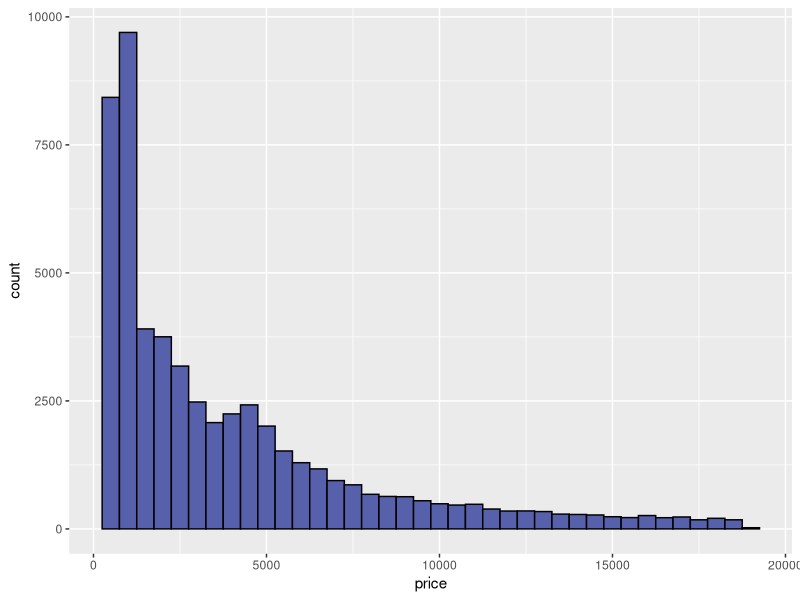
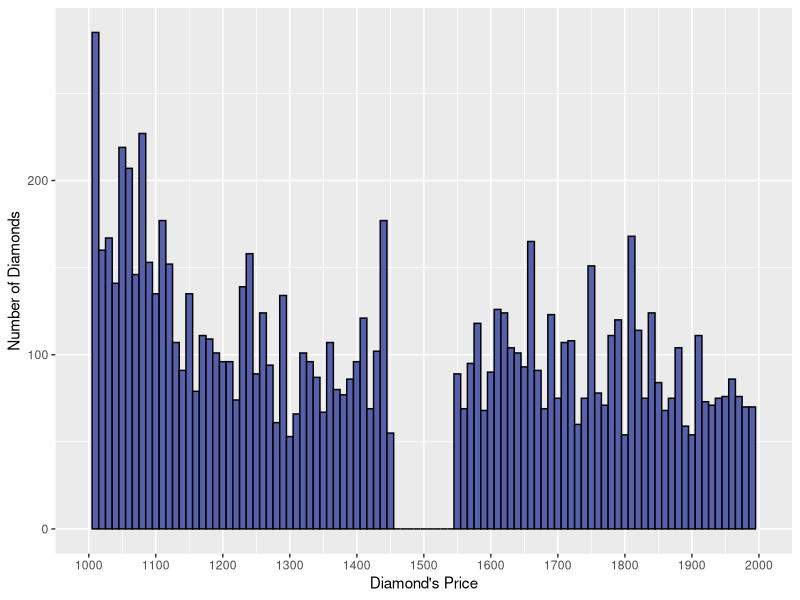
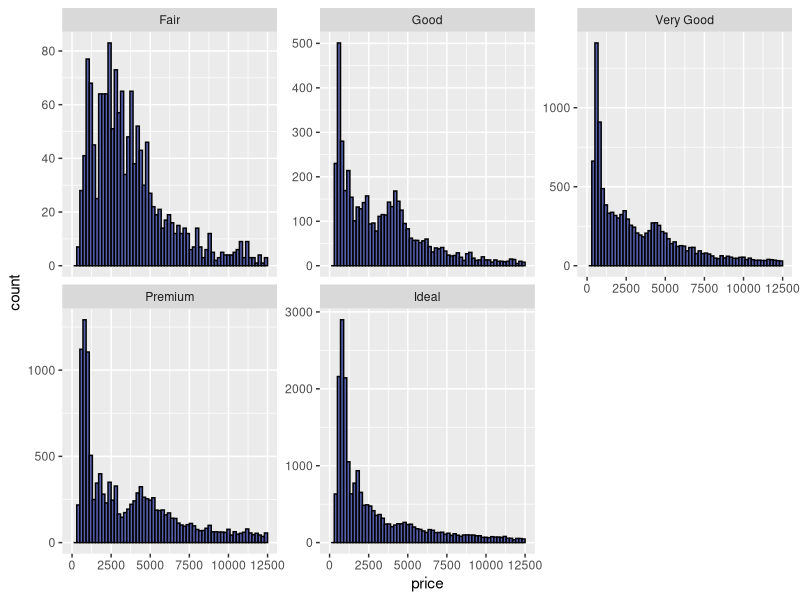
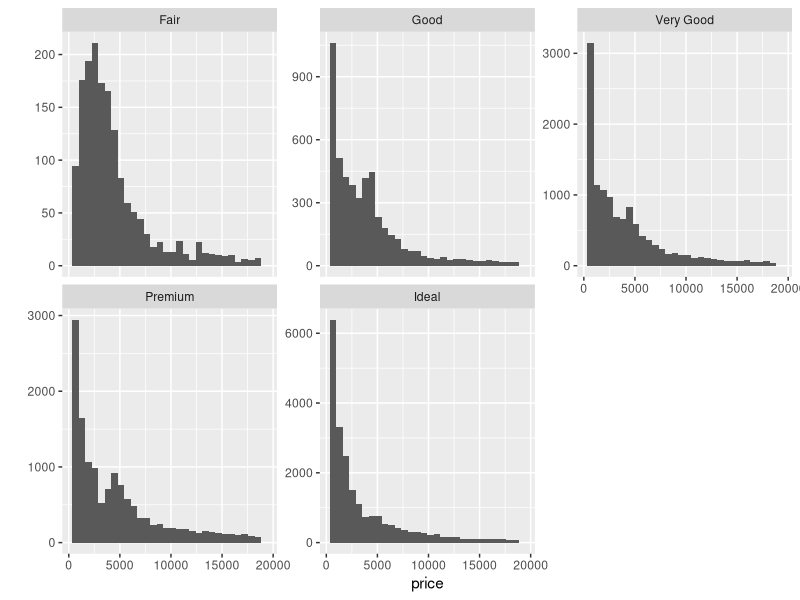
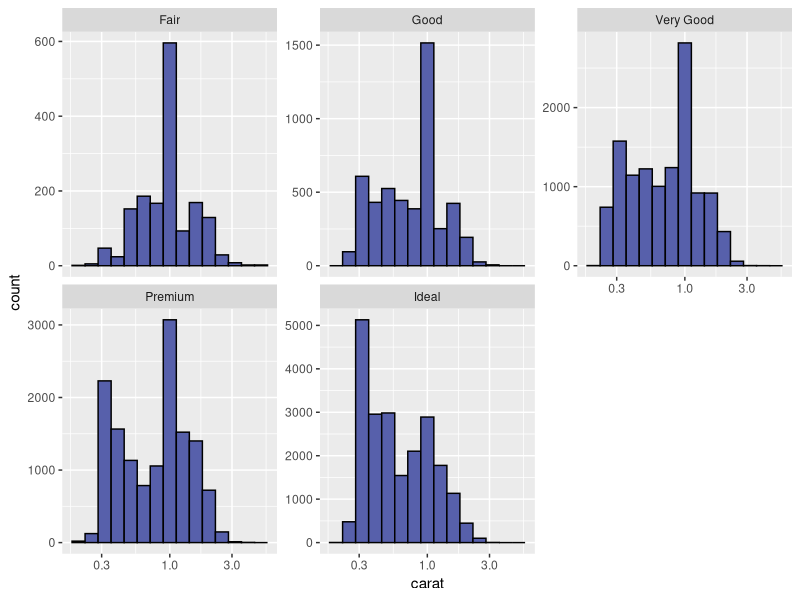
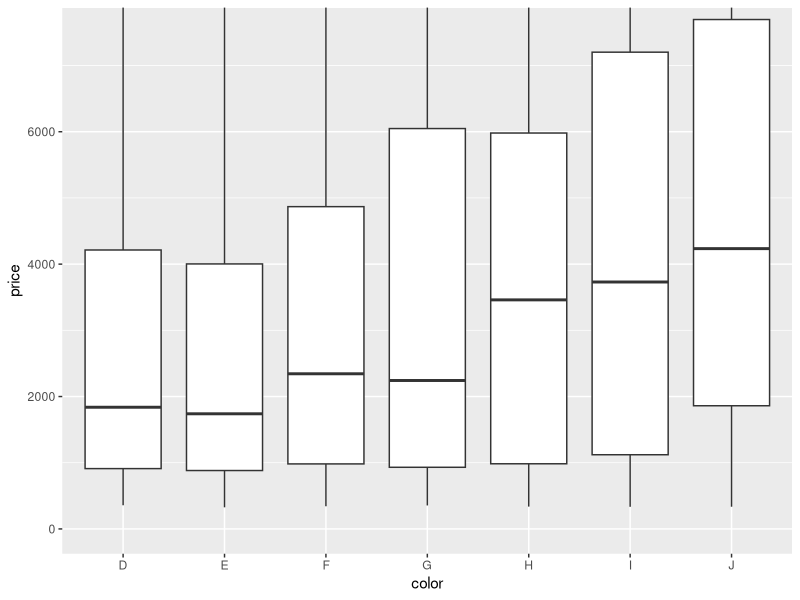
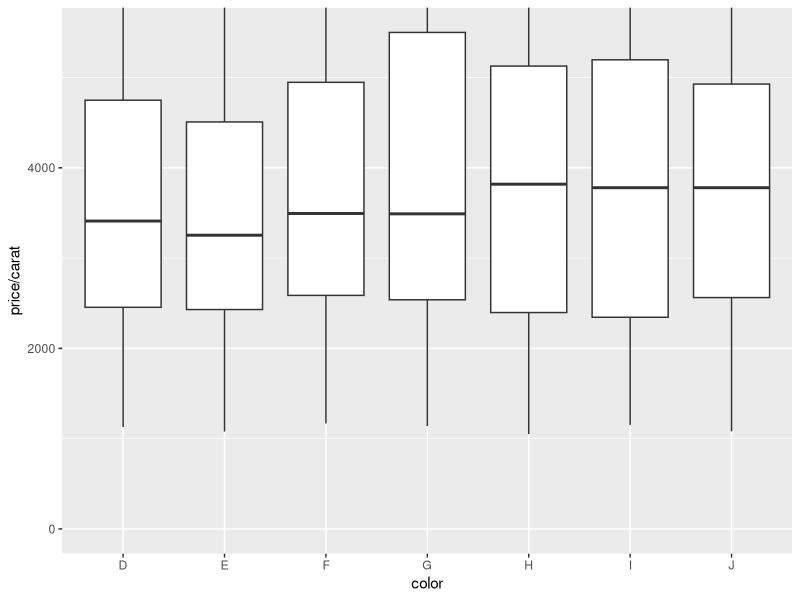
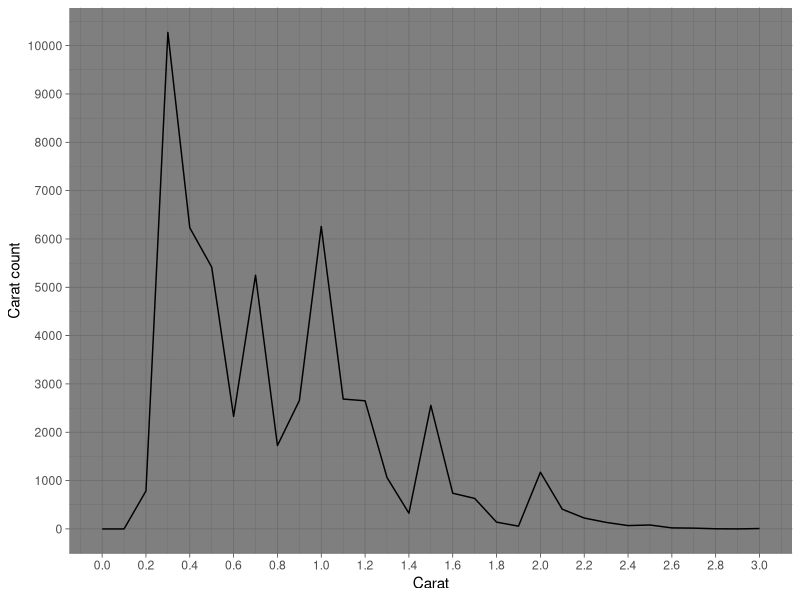

R code for these plots, in order:
## ---- chunk 1
knitr::opts_chunk$set(echo = TRUE)
## ---- chunk 2
library(ggplot2)
data("diamonds")
summary(diamonds)
## ---- chunk 3
dim(diamonds)

## ---- chunk 4
str(diamonds)
## ---- chunk 5
?diamonds
diamonds$color
## ---- chunk 6
ggplot(aes(x = price), data = diamonds) +
  geom_histogram(binwidth = 500, color = 'black', fill ='#5760AB')
## ---- chunk 7
summary(diamonds$price)
## ---- chunk 8
less500 <- subset(diamonds, price < 500, select = (price))
less250 <- subset(diamonds, price < 250, select = (price))
more_eq_15000 <- subset(diamonds, price >= 15000, select = (price))

length(less500$price)
length(less250$price)
length(more_eq_15000$price)
## ---- chunk 9
ggplot(aes(x = price), data = diamonds) +
  geom_histogram(binwidth = 10, color = 'black', fill ='#5760AB') +
  scale_x_continuous(breaks = seq(1000,2000,100), limits = c(1000,2000)) +
  xlab('Diamond\'s Price') +
  ylab('Number of Diamonds')
## ---- chunk 10
 ggplot(aes(x = price), data = diamonds) +
  geom_histogram(binwidth = 200, color = 'black', fill ='#5760AB') +
  scale_x_continuous(breaks = seq(0,12500,2500),limits = c(0,12500)) +
  facet_wrap(~cut, ncol = 3, scales = "free_y")
## ---- chunk 11
by(diamonds$price, diamonds$cut, summary)
## ---- chunk 12
qplot(x = price, data = diamonds) + facet_wrap(~cut, scales ="free_y")  
## ---- chunk 13
 ggplot(aes(x = carat), data = diamonds) +
  geom_histogram(binwidth = 0.1, color = 'black', fill ='#5760AB') +
  facet_wrap(~cut, ncol = 3, scales = "free_y") +
  scale_x_log10()
## ---- chunk 14
ggplot(aes(x = color, y = price), data = diamonds) +
   coord_cartesian(ylim= c(0, 7500))+
  geom_boxplot() 
  
## ---- chunk 15
by(diamonds$price, diamonds$color, summary)
## ---- chunk 16
IQR(subset(diamonds, color == "J")$price)


## ---- chunk 17
IQR(subset(diamonds, color == "D")$price)
## ---- chunk 18
ggplot(aes(x = color, y = price/carat), data = diamonds) +
   coord_cartesian(ylim= c(0, 5500))+ 
   geom_boxplot() 
  
## ---- chunk 19
ggplot(aes(x = carat, y = ..count..), data = diamonds) +
  scale_x_continuous(limits = c(0,3), breaks = seq(0,3,0.2)) +
  scale_y_continuous(breaks = seq(0,12000,1000)) +
  geom_freqpoly(binwidth=0.1) +
  theme_dark() +
  xlab('Carat') +
  ylab('Carat count')
